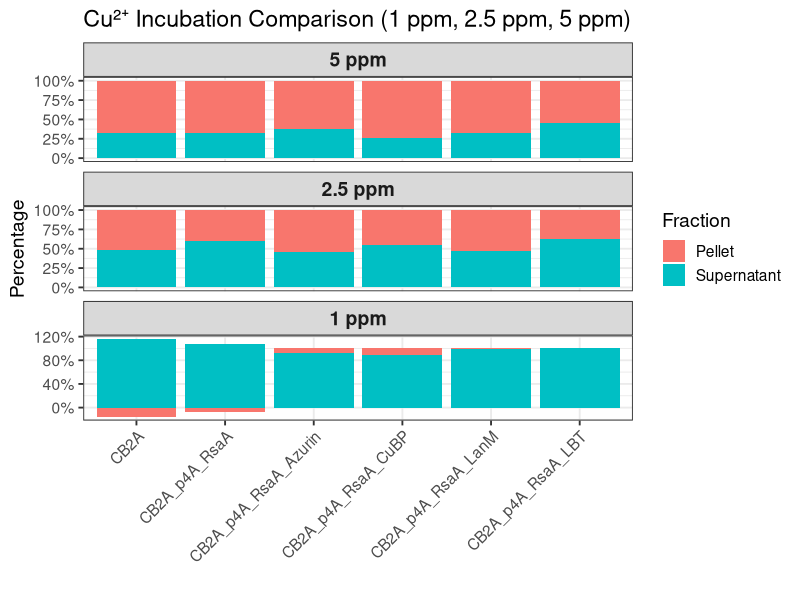
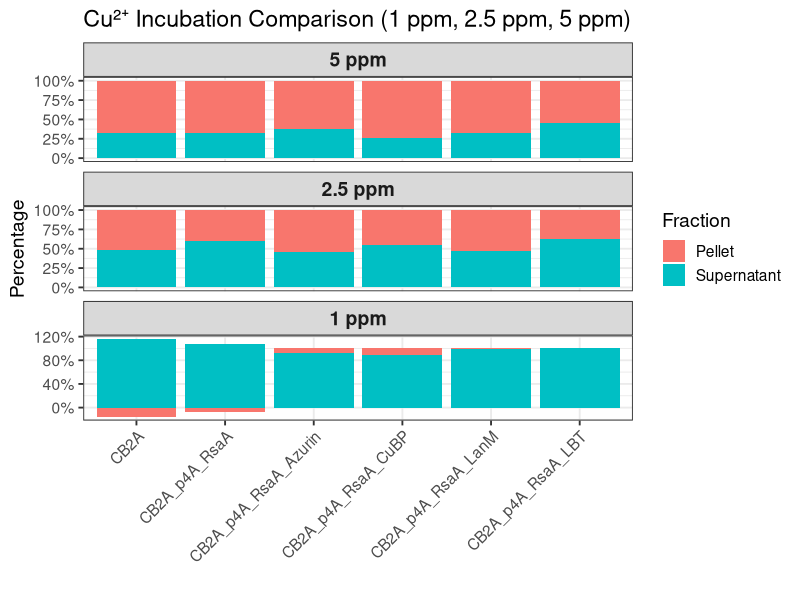

These charts were generated, in order, by the following R code:
library(dplyr)
library(tidyr)
library(ggplot2)

# ------------------------------
# 10 ppm dataset
# ------------------------------
df_10 <- data.frame(
  Strain = c(
    "CB2A",
    "CB2A_p4A_RsaA",
    "CB2A_p4A_RsaA_LanM",
    "CB2A_p4A_RsaA_LBT",
    "CB2A_p4A_RsaA_CuBP",
    "CB2A_p4A_RsaA_Azurin"
  ),
  Supernatant = c(0.790, 0.635, 0.940, 0.411, 0.432, 0.511),
  Pellet      = c(1.498, 1.589, 1.692, 1.786, 1.561, 1.680),
  Condition   = "5 ppm"
)



# ------------------------------
# 5 ppm dataset
# ------------------------------
df_5 <- data.frame(
  Strain = c(
    "CB2A",
    "CB2A_p4A_RsaA",
    "CB2A_p4A_RsaA_LanM",
    "CB2A_p4A_RsaA_LBT",
    "CB2A_p4A_RsaA_CuBP",
    "CB2A_p4A_RsaA_Azurin"
  ),
  Supernatant = c(0.671, 0.665, 0.660, 1.092, 0.460, 0.795),
  Pellet      = c(1.369, 1.384, 1.358, 1.347, 1.272, 1.323),
  Condition   = "5 ppm"
)

# ------------------------------
# 2.5 ppm dataset
# ------------------------------
df_2.5 <- data.frame(
  Strain = c(
    "CB2A",
    "CB2A_p4A_RsaA",
    "CB2A_p4A_RsaA_LanM",
    "CB2A_p4A_RsaA_LBT",
    "CB2A_p4A_RsaA_CuBP",
    "CB2A_p4A_RsaA_Azurin"
  ),
  Supernatant = c(1.007, 2.174, 0.941, 1.634, 1.275, 0.832),
  Pellet      = c(1.097, 1.450, 1.059, 0.985, 1.052, 1.011),
  Condition   = "2.5 ppm"
)

# ------------------------------
# 1 ppm dataset
# ------------------------------
df_1 <- data.frame(
  Strain = c(
    "CB2A",
    "CB2A_p4A_RsaA",
    "CB2A_p4A_RsaA_LanM",
    "CB2A_p4A_RsaA_LBT",
    "CB2A_p4A_RsaA_CuBP",
    "CB2A_p4A_RsaA_Azurin"
  ),
  Supernatant = c(0.95, 1.262, 0.924, 0.955, 0.994, 1.040),
  Pellet      = c(-0.127, -0.083, 0.006, 0.000, 0.115, 0.081),
  Condition   = "1 ppm"
)

# ------------------------------
# Combine datasets
# ------------------------------
df_all <- bind_rows(df_5, df_2.5, df_1)

# ------------------------------
# Convert to long format + normalize
# ------------------------------
df_long <- df_all %>%
  pivot_longer(
    cols = c(Supernatant, Pellet),
    names_to = "Fraction",
    values_to = "Value"
  ) %>%
  group_by(Strain, Condition) %>%
  mutate(Percent = Value / sum(Value))

# ------------------------------
# Reorder facets so 5 ppm is on top
# ------------------------------
df_long$Condition <- factor(df_long$Condition, levels = c("5 ppm", "2.5 ppm", "1 ppm"))

# ------------------------------
# Plot
# ------------------------------
p <- ggplot(df_long, aes(x = Strain, y = Percent, fill = Fraction)) +
  geom_bar(stat = "identity") +
  scale_y_continuous(labels = scales::percent_format(accuracy = 1)) +
  facet_wrap(~ Condition, ncol = 1, scales = "free_y") +
  labs(
    title = "Cu²⁺ Incubation Comparison (1 ppm, 2.5 ppm, 5 ppm)",
    x = "",
    y = "Percentage"
  ) +
  theme_bw(base_size = 14) +
  theme(
    axis.text.x = element_text(angle = 45, hjust = 1),
    strip.text = element_text(size = 14, face = "bold")
  )

print (p)

# ------------------------------
# Export PNG at 300 dpi
# ------------------------------

ggsave("Cu_1_5ppm_Norm_faceted.png", p, width = 10, height = 8, dpi = 300)